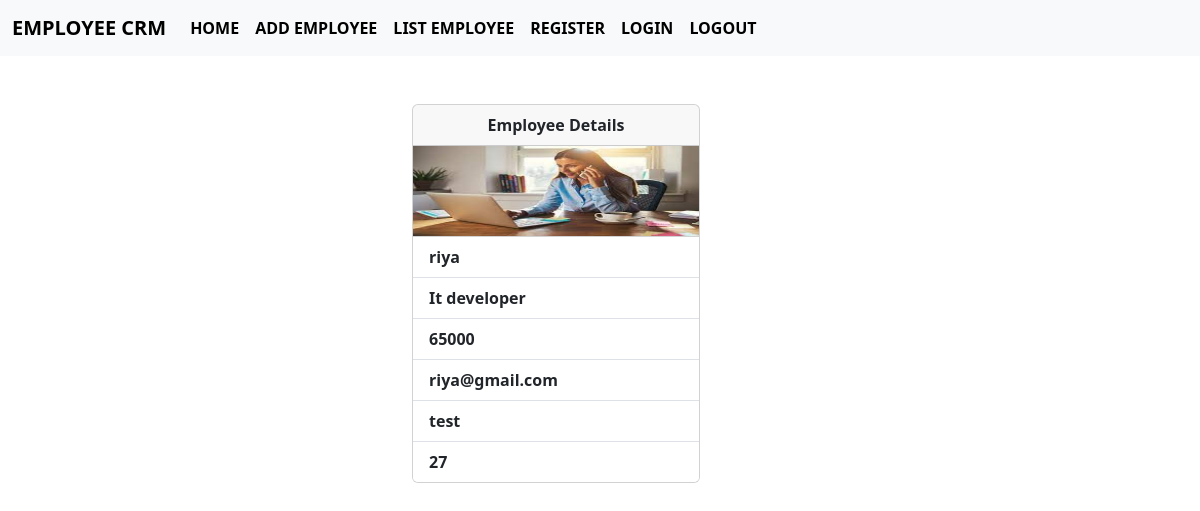
/employees/3 (signed in), run on the app's committed database.
### crm/models.py (models this page shows, shortened)
class Employees(models.Model):
    name=models.CharField(max_length=200)
    department=models.CharField(max_length=200)
    salary=models.PositiveIntegerField()
    email=models.EmailField(unique=True)
    age=models.PositiveIntegerField()
    contact=models.CharField(max_length=10,null=True)
    profile_pic=models.ImageField(upload_to="images",null=True,blank=True)       #null=database n,blank=form n
    dob=models.DateField(null=True,blank=True)

### crm/views.py (the view)
# urls.py: path("employees/<int:pk>",views.EmployeeDetailView.as_view(),name="emp_detail"),
@method_decorator(signin_required,name="dispatch")
class EmployeeDetailView(View):
    def get(self,request,*args,**kwargs):
        id=kwargs.get("pk")
        qs=Employees.objects.get(id=id)
        return render(request,"emp_detail.html",{"data":qs})

### crm/views.py (called while the page is built)
def signin_required(fn):
    def wrapper(request,*args,**kwargs):
        if not request.user.is_authenticated:
            messages.error(request,"Invalid")
            return redirect("emp_signin")
        else:
            return fn(request,*args,**kwargs)
    return wrapper

### crm/templates/emp_detail.html
{%extends 'base.html'%}
{%block body_block%}
<div class="container mt-5 col-md-4">
    <div>
        <div class="card" style="width: 18rem;">
            <div class="card-header fw-bold text-center">
              Employee Details
            </div>
            <div>
              {%if data.profile_pic%}
                  <img src="{{data.profile_pic.url}}" alt="" height="90px" width="286px">
              {%endif%}
            </div>
            <ul class="list-group list-group-flush fw-semibold">
              <li class="list-group-item">{{data.name}}</li>
              <li class="list-group-item">{{data.department}}</li>
              <li class="list-group-item">{{data.salary}}</li>
              <li class="list-group-item">{{data.email}}</li>
              <li class="list-group-item">{{data.contact}}</li>
              <li class="list-group-item">{{data.age}}</li>
            </ul>
        </div>
    </div>
</div>
{%endblock%}

### data on the page
Employees: profile_pic (picture), name "riya", department "It developer", salary "65000", email "riya@gmail.com", contact "test", age "27"
